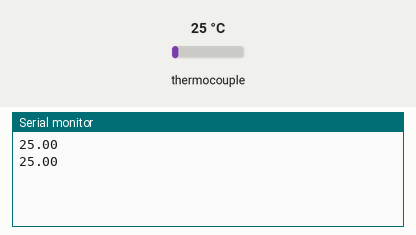
The sketch below on a simulated Arduino Uno, built with avr-gcc and run on an emulated ATmega328P. On the bench: the last lines printed to the serial monitor. The test bench sets the inputs (shaded band); at power-on: thermocouple 25 °C.

Above: at 1.8 s.
1.9 s: thermocouple set to 6 °C
At 2.4 s:
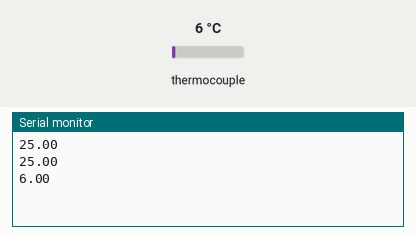
3.4 s: thermocouple set to 75 °C
At 4.8 s:
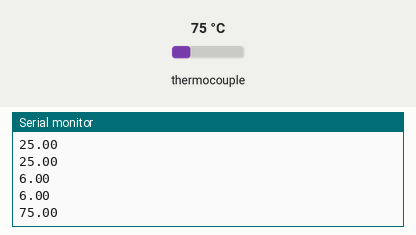
Timing chart, 0 to 6.4 s (numbered marks = the images above; inputs shaded):
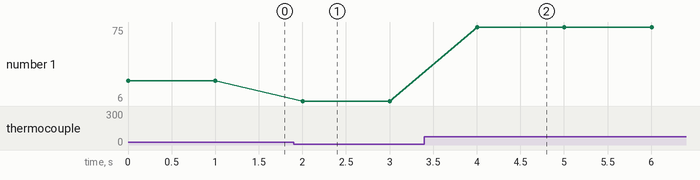

Measured:
- after the input at 1.9 s, the serial monitor: prints a new line after 0.10 s (image 1)
- after the input at 3.4 s, the serial monitor: prints a new line after 0.61 s (image 2)
- plotted number 1: 25 → 6 after the input at 1.9 s, 6 → 75 after the input at 3.4 s

The sketch:

temppost.ino
```cpp
#include "max6675.h"


int thermoDO = 9;
int thermoCS = 8;
int thermoCLK = 13;

MAX6675  thermocouple(thermoCLK, thermoCS, thermoDO);

void setup() {
  // put your setup code here, to run once:
  Serial.begin(9600);

}

void loop() {
  // put your main code here, to run repeatedly:
  Serial.println(thermocouple.readCelsius());
  delay(1000);

}
```
